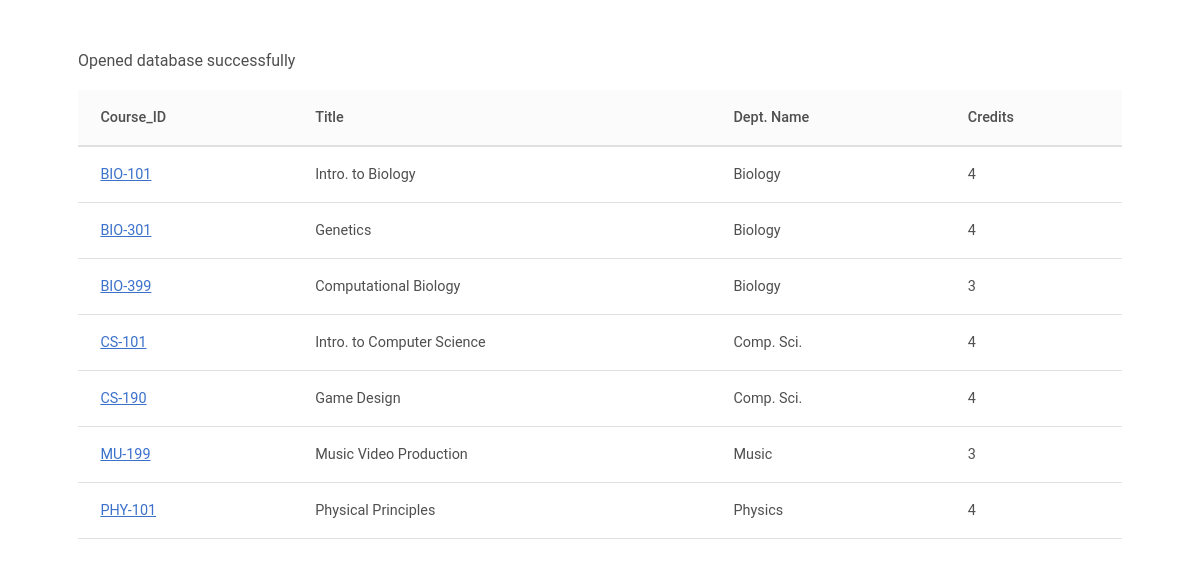
Screenshot of /ex2/index.php with the database file from the repository.
### tables this page shows
CREATE TABLE `course` (
  `course_id` varchar(7) PRIMARY KEY,
  `title` varchar(50) NOT NULL,
  `dept_name` varchar(20) NOT NULL,
  `credits` int(3) DEFAULT NULL
);

### ex2/index.php (the view, shortened to what this page needs)
<!DOCTYPE html>
<html lang="en">
<head>
    <link href="https://cdnjs.cloudflare.com/ajax/libs/mdb-ui-kit/6.4.1/mdb.min.css" rel="stylesheet"/>
</head>
<body>
    <div class="container-lg p-5">
        <table class="table align-middle mb-0 bg-white my-3">
            <thead class="bg-light">
                <tr>
                    <th scope="col">Course_ID</th>
                    <th scope="col">Title</th>
                    <th scope="col">Dept. Name</th>
                    <th scope="col">Credits</th>
                </tr>
            </thead>
            <tbody class="table-group-divider">
            <?php
                 $db = new MyDB();
                 if(!$db) {
                    echo $db->lastErrorMsg();
                 } else {
                    echo "Opened database successfully<br>";
                 }
                 $sql ="SELECT * from course";
                $ret = $db->query($sql);
                while($row = $ret->fetchArray(SQLITE3_ASSOC) ) {
                    echo "<tr><td class='text-primary text-decoration-underline'>". $row['course_id'] . "</td>";
                    echo "<td>". $row['title'] . "</td>";
                    echo "<td>". $row['dept_name'] . "</td>";
                    echo "<td>".$row['credits'] ."</td></tr>";
                }
            ?>
            </tbody>
        </table>
    </div>
</body>
</html>

### rows the page displays
course: course_id "BIO-101", title "Intro. to Biology", dept_name "Biology", credits "4"
course: course_id "BIO-301", title "Genetics", dept_name "Biology", credits "4"
course: course_id "BIO-399", title "Computational Biology", dept_name "Biology", credits "3"
course: course_id "CS-101", title "Intro. to Computer Science", dept_name "Comp. Sci.", credits "4"
course: course_id "CS-190", title "Game Design", dept_name "Comp. Sci.", credits "4"
course: course_id "MU-199", title "Music Video Production", dept_name "Music", credits "3"
course: course_id "PHY-101", title "Physical Principles", dept_name "Physics", credits "4"
